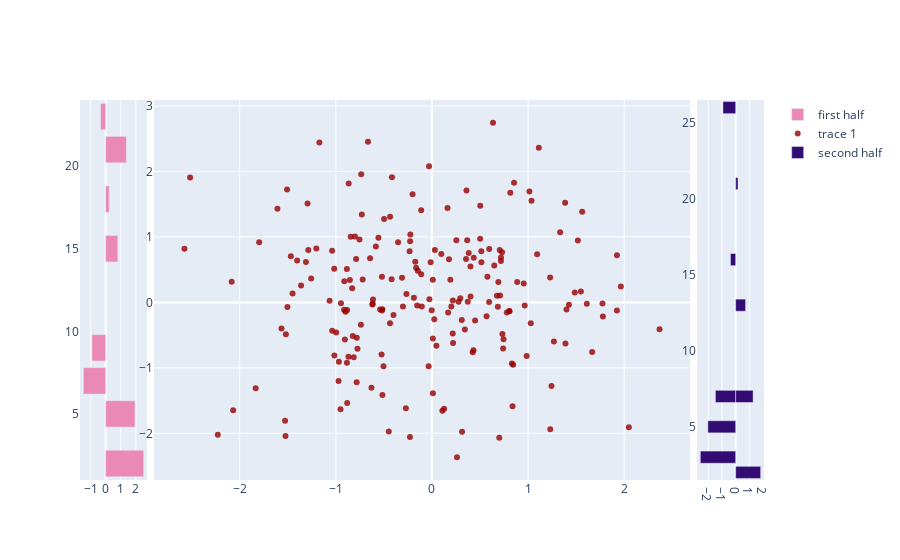

The notebook cell this image was saved under:
### Code cell
import plotly.subplots as sp
import plotly.graph_objs as go
import numpy as np

# assuming X and Y are your data
# also assuming that the scatter is sorted in the way you want to split it
X = np.random.randn(200)
Y = np.random.randn(200)

split = len(X) // 2  # get the point to split the data

# creating subplots
fig = sp.make_subplots(rows=1, cols=3, column_widths=[0.10, 0.80, 0.10], horizontal_spacing=0.01)

# adding first histogram
# Calculate the histogram data
hist1, bins1 = np.histogram(X[:split], bins='auto')

# Adding the first histogram as a bar graph and making x negative
fig.add_trace(
    go.Bar(
        x=-bins1[:-1],
        y=hist1,
        marker_color='#EB89B5',
        name='first half',
		orientation='h',
    ),
    row=1, col=1
)


# adding scatter plot
fig.add_trace(
    go.Scatter(
        x=X,
        y=Y,
        mode='markers',
        marker_color='rgba(152, 0, 0, .8)',
    ),
    row=1, col=2
)

# adding the second histogram

# Calculate the histogram data for second half
hist2, bins2 = np.histogram(X[split:], bins='auto')

# Adding the second histogram
fig.add_trace(
    go.Bar(
        x=bins2[:-1],
        y=hist2,
        marker_color='#330C73',
        name='second half',
		orientation='h',
    ),
    row=1, col=3
)


# Plot!
fig.show()

### Figure 1 — Plotly figure (JSON) as saved in the notebook; plotly's stock layout.template omitted (floating-point values rounded to 4 significant figures; data arrays with more than 128 entries replaced by an {"elided": "..."} marker saying what was removed)
{"data": [{"marker": {"color": "#EB89B5"}, "name": "first half", "orientation": "h", "type": "bar", "x": [2.515, 1.945, 1.374, 0.8039, 0.2335, -0.337, -0.9074, -1.478], "xaxis": "x", "y": [2, 5, 21, 15, 18, 23, 9, 7], "yaxis": "y"}, {"marker": {"color": "rgba(152, 0, 0, .8)"}, "mode": "markers", "type": "scatter", "x": {"elided": "200 float values"}, "xaxis": "x2", "y": {"elided": "200 float values"}, "yaxis": "y2"}, {"marker": {"color": "#330C73"}, "name": "second half", "orientation": "h", "type": "bar", "x": [-2.574, -2.025, -1.476, -0.9271, -0.3779, 0.1712, 0.7203, 1.269, 1.819], "xaxis": "x3", "y": [3, 5, 7, 26, 16, 21, 13, 7, 2], "yaxis": "y3"}], "layout": {"xaxis": {"anchor": "y", "domain": [0, 0.098]}, "xaxis2": {"anchor": "y2", "domain": [0.108, 0.892]}, "xaxis3": {"anchor": "y3", "domain": [0.902, 1]}, "yaxis": {"anchor": "x", "domain": [0, 1]}, "yaxis2": {"anchor": "x2", "domain": [0, 1]}, "yaxis3": {"anchor": "x3", "domain": [0, 1]}}}
